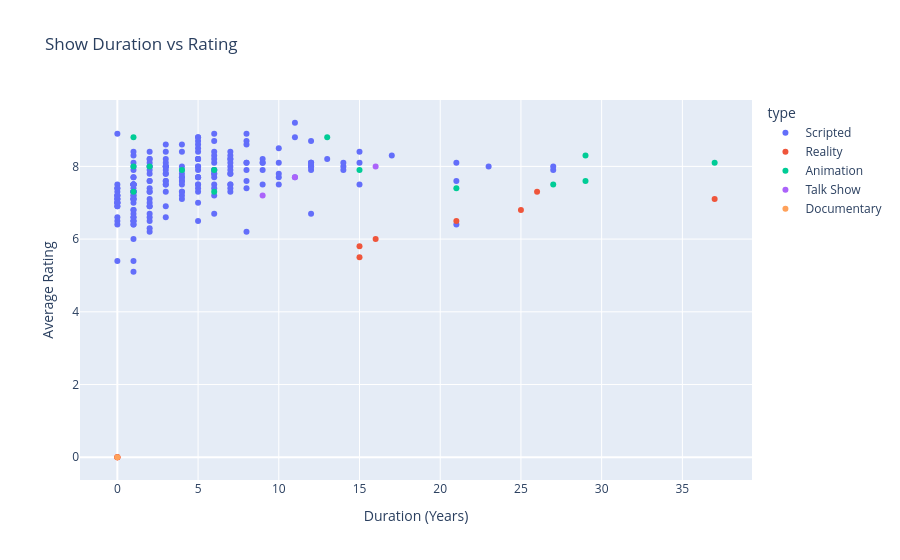

This figure's notebook cell:
### Markdown cell above
### CHART 2 — INTERACTIVE SCATTER PLOT

Duration vs Rating

### Code cell
fig2 = px.scatter(
    df,
    x="show_duration_years",
    y="rating_average",
    color="type",

    hover_data=[
        "name",
        "language",
        "summary_word_count"
    ],

    title="Show Duration vs Rating"
)

fig2.update_layout(
    xaxis_title="Duration (Years)",
    yaxis_title="Average Rating"
)

fig2.write_html("interactive_scatter_plot.html")

fig2.show()

### Figure 1 — Plotly figure (JSON) as saved in the notebook; plotly's stock layout.template omitted (floating-point values rounded to 4 significant figures; data arrays with more than 128 entries replaced by an {"elided": "..."} marker saying what was removed)
{"data": [{"customdata": {"elided": "212x3 mixed values"}, "hovertemplate": "type=Scripted<br>show_duration_years=%{x}<br>rating_average=%{y}<br>name=%{customdata[0]}<br>language=%{customdata[1]}<br>summary_word_count=%{customdata[2]}<extra></extra>", "legendgroup": "Scripted", "marker": {"color": "#636efa", "symbol": "circle"}, "mode": "markers", "name": "Scripted", "orientation": "v", "showlegend": true, "type": "scatter", "x": {"elided": "212 float values"}, "xaxis": "x", "y": {"elided": "212 float values"}, "yaxis": "y"}, {"customdata": [["The Amazing Race", "English", 35], ["The Voice", "English", 39], ["Dancing with the Stars", "English", 20], ["The Biggest Loser", "English", 261], ["America's Next Top Model", "English", 85], ["Survivor", "English", 25], ["Utopia", "English", 57], ["The Chair", "English", 97], ["Cops", "English", 59], ["Town of the Living Dead", "English", 91]], "hovertemplate": "type=Reality<br>show_duration_years=%{x}<br>rating_average=%{y}<br>name=%{customdata[0]}<br>language=%{customdata[1]}<br>summary_word_count=%{customdata[2]}<extra></extra>", "legendgroup": "Reality", "marker": {"color": "#EF553B", "symbol": "circle"}, "mode": "markers", "name": "Reality", "orientation": "v", "showlegend": true, "type": "scatter", "x": [25.0, 15.0, 21.0, 16.0, 15.0, 26.0, 0.0, 0.0, 37.0, 0.0], "xaxis": "x", "y": [6.8, 5.8, 6.5, 6.0, 5.5, 7.3, 0.0, 0.0, 7.1, 0.0], "yaxis": "y"}, {"customdata": [["Hellsing", "Japanese", 67], ["Hellsing Ultimate", "Japanese", 50], ["Berserk", "Japanese", 56], ["Death Note", "Japanese", 55], ["The Simpsons", "English", 32], ["Family Guy", "English", 108], ["Bob's Burgers", "English", 120], ["South Park", "English", 32], ["King of the Hill", "English", 39], ["Star Wars: Rebels", "English", 33], ["The Legend of Korra", "English", 19], ["BoJack Horseman", "English", 27], ["American Dad!", "English", 74], ["Rick and Morty", "English", 38]], "hovertemplate": "type=Animation<br>show_duration_years=%{x}<br>rating_average=%{y}<br>name=%{customdata[0]}<br>language=%{customdata[1]}<br>summary_word_count=%{customdata[2]}<extra></extra>", "legendgroup": "Animation", "marker": {"color": "#00cc96", "symbol": "circle"}, "mode": "markers", "name": "Animation", "orientation": "v", "showlegend": true, "type": "scatter", "x": [1.0, 6.0, 1.0, 1.0, 37.0, 27.0, 15.0, 29.0, 29.0, 4.0, 2.0, 6.0, 21.0, 13.0], "xaxis": "x", "y": [7.3, 7.3, 8.0, 8.8, 8.1, 7.5, 7.9, 8.3, 7.6, 7.9, 8.0, 7.9, 7.4, 8.8], "yaxis": "y"}, {"customdata": [["Conan", "English", 33], ["The Colbert Report", "English", 10], ["The Daily Show with Jon Stewart", "English", 52]], "hovertemplate": "type=Talk Show<br>show_duration_years=%{x}<br>rating_average=%{y}<br>name=%{customdata[0]}<br>language=%{customdata[1]}<br>summary_word_count=%{customdata[2]}<extra></extra>", "legendgroup": "Talk Show", "marker": {"color": "#ab63fa", "symbol": "circle"}, "mode": "markers", "name": "Talk Show", "orientation": "v", "showlegend": true, "type": "scatter", "x": [11.0, 9.0, 16.0], "xaxis": "x", "y": [7.7, 7.2, 8.0], "yaxis": "y"}, {"customdata": [["Long Shadow", "English", 29]], "hovertemplate": "type=Documentary<br>show_duration_years=%{x}<br>rating_average=%{y}<br>name=%{customdata[0]}<br>language=%{customdata[1]}<br>summary_word_count=%{customdata[2]}<extra></extra>", "legendgroup": "Documentary", "marker": {"color": "#FFA15A", "symbol": "circle"}, "mode": "markers", "name": "Documentary", "orientation": "v", "showlegend": true, "type": "scatter", "x": [0.0], "xaxis": "x", "y": [0.0], "yaxis": "y"}], "layout": {"legend": {"title": {"text": "type"}, "tracegroupgap": 0}, "title": {"text": "Show Duration vs Rating"}, "xaxis": {"anchor": "y", "domain": [0, 1], "title": {"text": "Duration (Years)"}}, "yaxis": {"anchor": "x", "domain": [0, 1], "title": {"text": "Average Rating"}}}}
